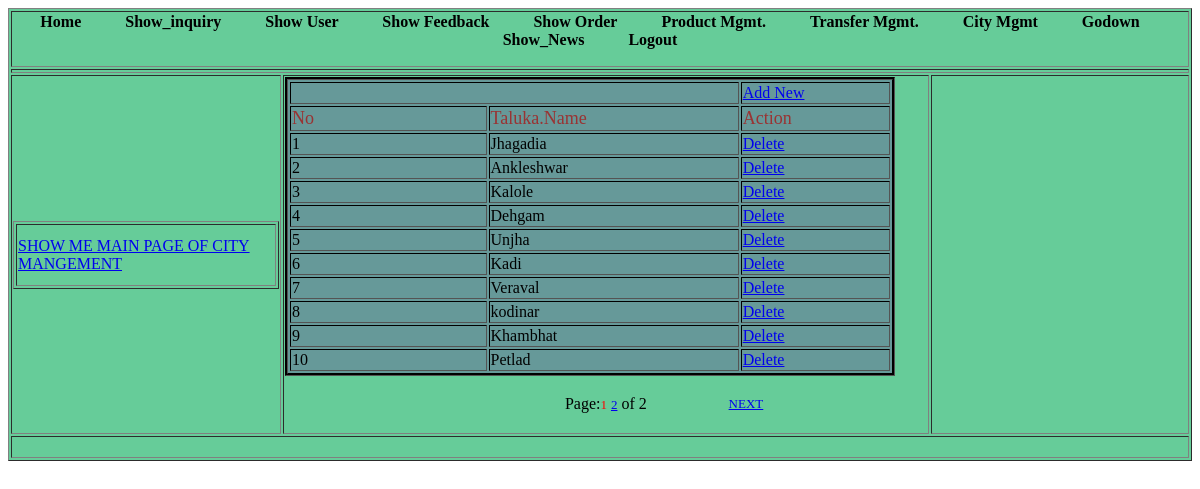
Screenshot of /Admin/show_city.php (signed in) with the database file from the repository.
### tables this page shows
CREATE TABLE IF NOT EXISTS `village_mngt` (
  `vid` int(11) NOT NULL AUTO_INCREMENT,
  `did` int(10) NOT NULL,
  `village` varchar(20) NOT NULL,
  PRIMARY KEY (`vid`)
);

### Admin/show_city.php (the view, shortened to what this page needs)
<!DOCTYPE html PUBLIC "-//W3C//DTD XHTML 1.0 Transitional//EN" "http://www.w3.org/TR/xhtml1/DTD/xhtml1-transitional.dtd">
<html xmlns="http://www.w3.org/1999/xhtml">
<head>
<link rel="stylesheet" type="text/css" href="styles.css" />
</head>
<?php
$page_name="show_city.php";
if(!isset($_REQUEST["start"]))
{
	$start = 0;
}
else
{
	$start = $_REQUEST["start"];
}
		$eu = ($start - 0);
		$limit = 10;
		$this1 = $eu + $limit;
		$next = $eu + $limit;
?>
<body>
<table width="100%" border="1" class="background">
  <tr>
    <td colspan="3"><?php include("header.php");?></td>
  </tr>
  <tr>
    <td colspan="3" align="center"><?php
	  ?></td>
  </tr>
  <tr>
    <td width="23%"><table width="100%" border="1">
      <tr>
        <td height="58"><a href="show_city_mgnt.php">SHOW ME MAIN PAGE OF CITY MANGEMENT </a></td>
      </tr>
    </table></td>
    <td width="55%"><table width="95%" border="1" class="table">
      <tr>
        <td colspan="2"
		  >&nbsp;</td>
        <td width="25%"><a href="add_taluka.php">Add New </a></td>
      </tr>
      <tr>
        <td width="33%" class="font">No</td>
        <td width="42%" class="font">Taluka.Name </td>
        <td class="font">Action</td>
      </tr>
		      <?php
	$i=1;
	$sql2 = "select * from village_mngt";
	$fetch = mysql_query($sql2) or die("query failed");
	$nume = mysql_num_rows($fetch);
	$sql_group=mysql_query("select * from village_mngt order by vid desc limit $eu,$limit ");
	if(mysql_num_rows($sql_group)>0)
	{
	while($data=mysql_fetch_array($sql_group))
	{
	?>
      <tr>
        <td><?php echo $i;?></td>
        <td><?php echo $data['village'];?></td>
        <td><a href="del_district.php?did=<?php echo $data['vid'];?>">Delete</a></td>
      </tr>
      <?php
		 $i++;
		 }
		 ?>
    </table>
    <p>
      <?php
echo "<table align = 'center' width='50%'><tr><td  align='left' width='30%'>";
	echo "</td><td align=center width='40%'>Page:";
	$l=1;
	$total=0;
	for($i=0;$i < $nume;$i=$i+$limit)
	{
		if($i <> $eu)
		{
			echo " <a href='$page_name?start=$i'><font face='Verdana' size='2'>$l</font></a> ";
		}
		else
		{
			echo "<font face='Verdana' size='2' color=red>$l</font>";
		}
		$l=$l+1;
		$total = $total+1;
	}
echo " of $total</td><td  align='right' width='40%'>";
if($this1 < $nume)
{
	echo "<a href='$page_name?start=$next'><font face='Verdana' size='2'>NEXT</font></a>";}
	echo "</td></tr></table>";
}
?>
	</p></td>
    <td width="22%">&nbsp;</td>
  </tr>
  <tr>
    <td colspan="3">&nbsp;</td>
  </tr>
</table>
</body>
</html>

### Admin/styles.css (style rules this page uses)
.background { background-color:#66CC99; }
.table { background-color: #669999; border:#000000 groove; }
.font { font:Georgia, "Times New Roman", Times, serif; font-size:18px; color: #993333; }

### rows the page displays
village_mngt: village "Jhagadia"
village_mngt: village "Ankleshwar"
village_mngt: village "Kalole"
village_mngt: village "Dehgam"
village_mngt: village "Unjha"
village_mngt: village "Kadi"
village_mngt: village "Veraval"
village_mngt: village "kodinar"
village_mngt: village "Khambhat"
village_mngt: village "Petlad"

### other values shown
$total "2"
